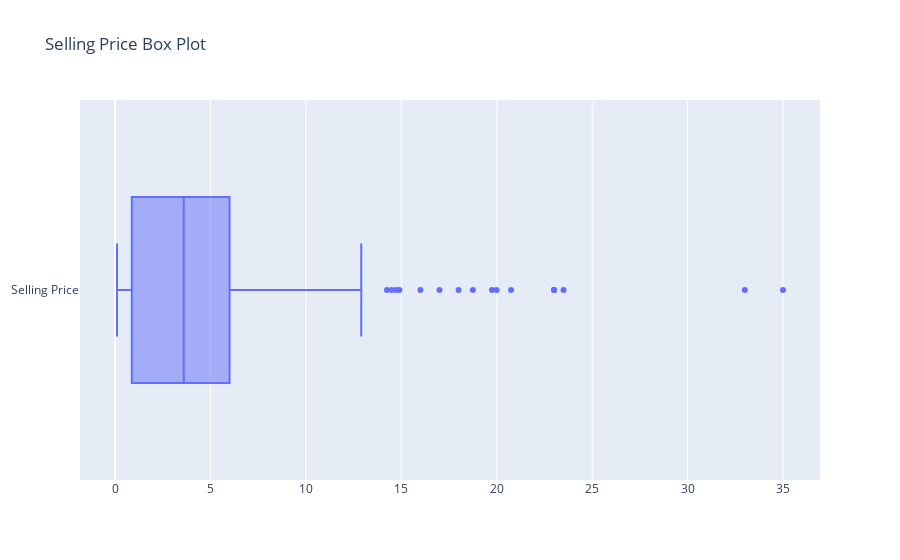

The notebook cell this image was saved under:
### Code cell
import plotly.graph_objs as go

box_plot = go.Box(x=df['Selling_Price'], name='Selling Price')

fig = go.Figure(data=[box_plot])
fig.update_layout(title='Selling Price Box Plot')
fig.show()

### Figure 1 — Plotly figure (JSON) as saved in the notebook; plotly's stock layout.template omitted (floating-point values rounded to 4 significant figures; data arrays with more than 128 entries replaced by an {"elided": "..."} marker saying what was removed)
{"data": [{"name": "Selling Price", "type": "box", "x": {"elided": "301 float values"}}], "layout": {"autosize": true, "title": {"text": "Selling Price Box Plot"}, "xaxis": {"autorange": true, "range": [-1.839, 36.94], "type": "linear"}, "yaxis": {"autorange": true, "range": [-0.5, 0.5], "type": "category"}}}
